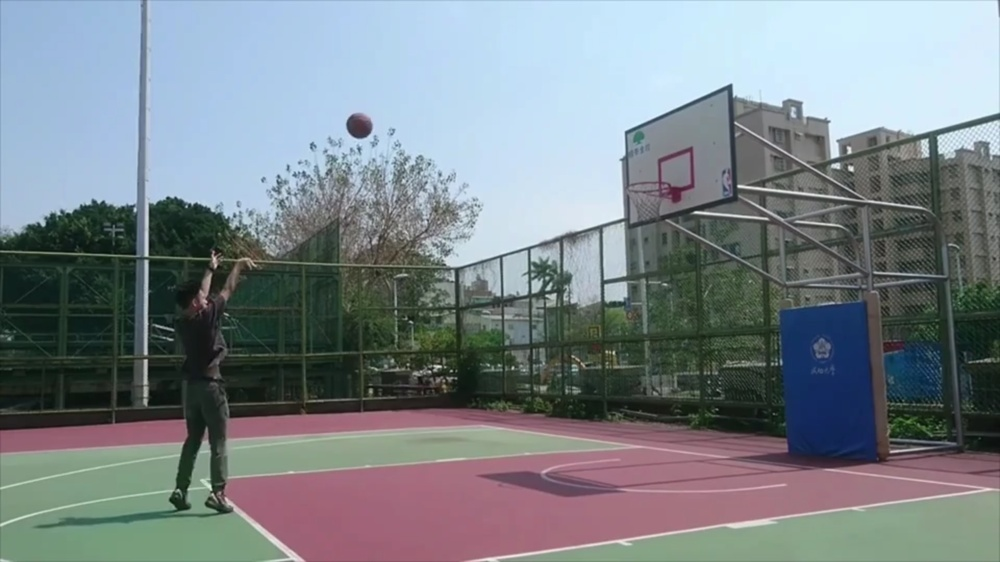
#> input picture uploads/sample_image.jpg, 1000 x 562 px, shrunk from 1920 x 1080 before the run
$ python court_detection.py
#> lines starting #> are read from the running program, lines starting #| are printed output that depends on the picture; after the words box and inside, x2 and y2 are one past the last pixel; in counts of white or black regions, pixels touching at a corner belong together
import cv2
import numpy as np
from matplotlib import pyplot as plt


def detect_court(file_path):
    # Load the image
#> called with file_path = 'uploads/sample_image.jpg'
    image = cv2.imread(file_path)
#> image is the input picture: shape (562, 1000, 3); mean B, G, R 137, 131.8, 122.6

    # Convert to grayscale
    gray = cv2.cvtColor(image, cv2.COLOR_BGR2GRAY)
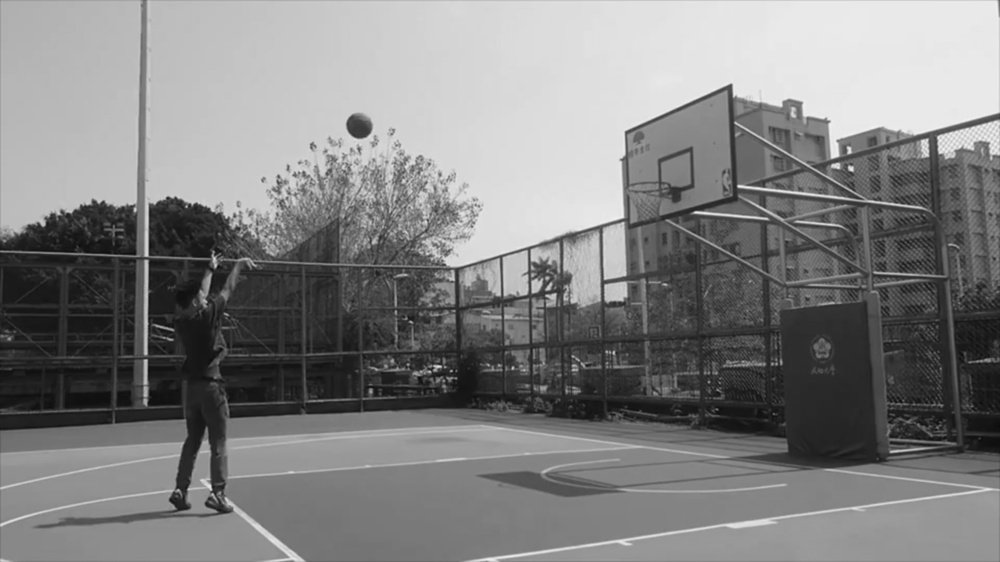
#> gray: shape (562, 1000); min 10, max 243, mean 129.7

    # Apply Gaussian blur
    blurred = cv2.GaussianBlur(gray, (5, 5), 0)

    # Perform edge detection
    edges = cv2.Canny(blurred, 50, 150)
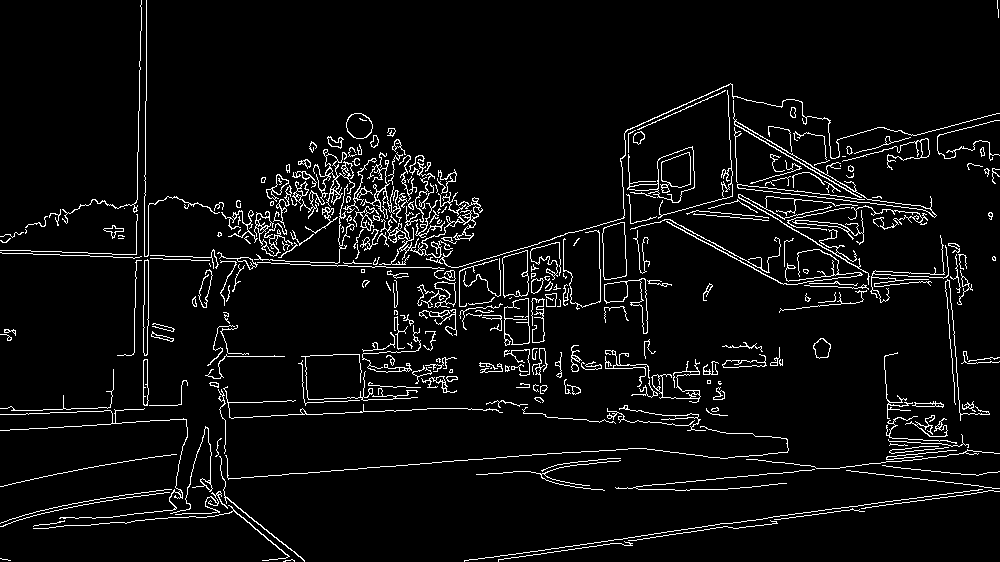
#> edges: shape (562, 1000); 5.3% white in thin lines or dots

    # Detect lines using Hough Line Transform
    lines = cv2.HoughLinesP(edges, 1, np.pi / 180, threshold=100, minLineLength=100, maxLineGap=10)
#> lines = 57 rows, first 6: [150, 258, 310, 264], [144, 255, 284, 260], [498, 559, 722, 527], [464, 561, 694, 528], [0, 430, 121, 423], [358, 468, 518, 456]
    print(lines)
#> (printed output is left out)

    # Draw the lines on the image
    if lines is not None:
        for line in lines:
            x1, y1, x2, y2 = line[0]
            cv2.line(image, (x1, y1), (x2, y2), (0, 255, 0), 2)
#> this loop made 57 passes
#> (x1, y1, x2, y2) on passes 1 to 12: (150, 258, 310, 264), (144, 255, 284, 260), (498, 559, 722, 527), (464, 561, 694, 528), (0, 430, 121, 423), (358, 468, 518, 456), (624, 225, 740, 194), (247, 402, 408, 394), (723, 191, 829, 160), (2, 253, 139, 257), (628, 537, 939, 494), (722, 187, 892, 205)
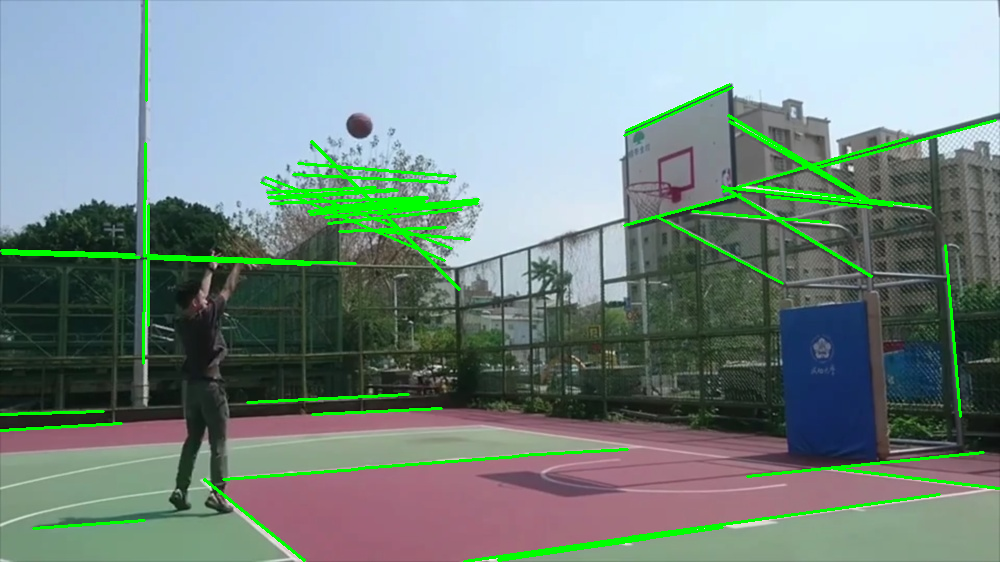
#> image: shape (562, 1000, 3); 4.02% of pixels changed, all inside (x1, y1, x2, y2) = (0, 0, 1000, 562)

    # Load the template image of the hoop
    hoop_template = cv2.imread(r'C:\Users\Abhay\Desktop\Precision_Recalls\TimeOut\basketball_hoop_cutout'
                               r'-r66fdbc68cd424847853f89913dad51a2_x7saw_8byvr_540.jpg', 0)
#> (the run stopped early here; a loop or call above may not have finished)
